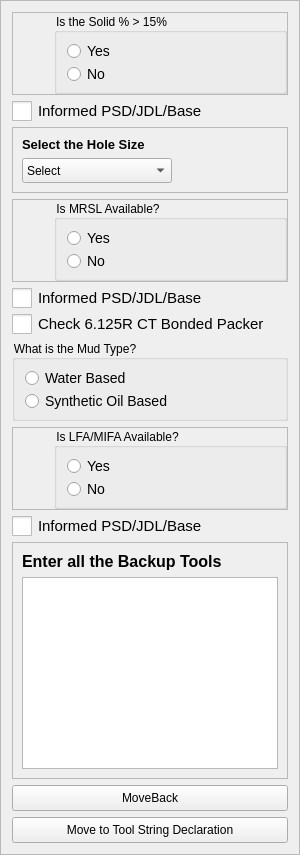
    <widget class="QFrame" name="frame_15">
     <property name="frameShape">
      <enum>QFrame::Shape::StyledPanel</enum>
     </property>
     <property name="frameShadow">
      <enum>QFrame::Shadow::Raised</enum>
     </property>
     <layout class="QVBoxLayout" name="verticalLayout_11">
      <item>
       <widget class="QFrame" name="frame_18">
        <property name="frameShape">
         <enum>QFrame::Shape::StyledPanel</enum>
        </property>
        <property name="frameShadow">
         <enum>QFrame::Shadow::Raised</enum>
        </property>
        <layout class="QHBoxLayout" name="horizontalLayout_10">
         <property name="spacing">
          <number>0</number>
         </property>
         <property name="leftMargin">
          <number>0</number>
         </property>
         <property name="topMargin">
          <number>0</number>
         </property>
         <property name="rightMargin">
          <number>0</number>
         </property>
         <property name="bottomMargin">
          <number>0</number>
         </property>
         <item>
          <widget class="QLabel" name="label_16">
           <property name="minimumSize">
            <size>
             <width>41</width>
             <height>41</height>
            </size>
           </property>
           <property name="maximumSize">
            <size>
             <width>41</width>
             <height>41</height>
            </size>
           </property>
           <property name="text">
            <string/>
           </property>
           <property name="pixmap">
            <pixmap resource="../Images.qrc">:/Icons/Icons/risk-icon.png</pixmap>
           </property>
           <property name="scaledContents">
            <bool>true</bool>
           </property>
          </widget>
         </item>
         <item>
          <widget class="QGroupBox" name="GB9">
           <property name="minimumSize">
            <size>
             <width>210</width>
             <height>0</height>
            </size>
           </property>
           <property name="styleSheet">
            <string notr="true">QGroupBox::title {
    font-size: 16px;
}
</string>
           </property>
           <property name="title">
            <string>Is the Solid % &gt; 15%</string>
           </property>
           <property name="checkable">
            <bool>false</bool>
           </property>
           <property name="checked">
            <bool>false</bool>
           </property>
           <layout class="QVBoxLayout" name="verticalLayout_22">
            <item>
             <widget class="QRadioButton" name="R19">
              <property name="styleSheet">
               <string notr="true">QRadioButton{
    font-size: 14px; /* Larger text */
}
QRadioButton::indicator {
    width: 15px; /* Larger checkbox square */
    height: 15px; /* Larger checkbox square */
}</string>
              </property>
              <property name="text">
               <string>Yes</string>
              </property>
             </widget>
            </item>
            <item>
             <widget class="QRadioButton" name="R20">
              <property name="styleSheet">
               <string notr="true">QRadioButton{
    font-size: 14px; /* Larger text */
}
QRadioButton::indicator {
    width: 15px; /* Larger checkbox square */
    height: 15px; /* Larger checkbox square */
}</string>
              </property>
              <property name="text">
               <string>No</string>
              </property>
             </widget>
            </item>
           </layout>
          </widget>
         </item>
        </layout>
       </widget>
      </item>
      <item>
       <widget class="QCheckBox" name="CB3">
        <property name="enabled">
         <bool>true</bool>
        </property>
        <property name="styleSheet">
         <string notr="true">QCheckBox {
    font-size: 15px; /* Larger text */
}
QCheckBox::indicator {
    width: 20px; /* Larger checkbox square */
    height: 20px; /* Larger checkbox square */
}</string>
        </property>
        <property name="text">
         <string>Informed PSD/JDL/Base</string>
        </property>
       </widget>
      </item>
      <item>
       <widget class="QFrame" name="frame_19">
        <property name="frameShape">
         <enum>QFrame::Shape::StyledPanel</enum>
        </property>
        <property name="frameShadow">
         <enum>QFrame::Shadow::Raised</enum>
        </property>
        <layout class="QVBoxLayout" name="verticalLayout_9">
         <item>
          <widget class="QLabel" name="label">
           <property name="text">
            <string>&lt;html&gt;&lt;head/&gt;&lt;body&gt;&lt;p&gt;&lt;span style=&quot; font-size:10pt; font-weight:700;&quot;&gt;Select the Hole Size&lt;/span&gt;&lt;/p&gt;&lt;/body&gt;&lt;/html&gt;</string>
           </property>
          </widget>
         </item>
         <item>
          <widget class="QComboBox" name="comboBox">
           <property name="minimumSize">
            <size>
             <width>150</width>
             <height>25</height>
            </size>
           </property>
           <property name="maximumSize">
            <size>
             <width>150</width>
             <height>25</height>
            </size>
           </property>
           <property name="currentText">
            <string>Select</string>
           </property>
           <item>
            <property name="text">
             <string>Select</string>
            </property>
           </item>
           <item>
            <property name="text">
             <string>17.5 Inches</string>
            </property>
           </item>
           <item>
            <property name="text">
             <string>12.25 Inches</string>
            </property>
           </item>
           <item>
            <property name="text">
             <string>8.5 Inches</string>
            </property>
           </item>
           <item>
            <property name="text">
             <string>6 Inches</string>
            </property>
           </item>
          </widget>
         </item>
        </layout>
       </widget>
      </item>
      <item>
       <widget class="QFrame" name="frame_20">
        <property name="frameShape">
         <enum>QFrame::Shape::StyledPanel</enum>
        </property>
        <property name="frameShadow">
         <enum>QFrame::Shadow::Raised</enum>
        </property>
        <layout class="QHBoxLayout" name="horizontalLayout_11">
         <property name="spacing">
          <number>0</number>
         </property>
         <property name="leftMargin">
          <number>0</number>
         </property>
         <property name="topMargin">
          <number>0</number>
         </property>
         <property name="rightMargin">
          <number>0</number>
         </property>
         <property name="bottomMargin">
          <number>0</number>
         </property>
         <item>
          <widget class="QLabel" name="label_17">
           <property name="minimumSize">
            <size>
             <width>41</width>
             <height>41</height>
            </size>
           </property>
           <property name="maximumSize">
            <size>
             <width>41</width>
             <height>41</height>
            </size>
           </property>
           <property name="text">
            <string/>
           </property>
           <property name="pixmap">
            <pixmap resource="../Images.qrc">:/Icons/Icons/risk-icon.png</pixmap>
           </property>
           <property name="scaledContents">
            <bool>true</bool>
           </property>
          </widget>
         </item>
         <item>
          <widget class="QGroupBox" name="GB10">
           <property name="minimumSize">
            <size>
             <width>210</width>
             <height>0</height>
            </size>
           </property>
           <property name="styleSheet">
            <string notr="true">QGroupBox::title {
    font-size: 16px;
}
</string>
           </property>
           <property name="title">
            <string>Is MRSL Available?</string>
           </property>
           <property name="checkable">
            <bool>false</bool>
           </property>
           <property name="checked">
            <bool>false</bool>
           </property>
           <layout class="QVBoxLayout" name="verticalLayout_23">
            <item>
             <widget class="QRadioButton" name="R21">
              <property name="styleSheet">
               <string notr="true">QRadioButton{
    font-size: 14px; /* Larger text */
}
QRadioButton::indicator {
    width: 15px; /* Larger checkbox square */
    height: 15px; /* Larger checkbox square */
}</string>
              </property>
              <property name="text">
               <string>Yes</string>
              </property>
             </widget>
            </item>
            <item>
             <widget class="QRadioButton" name="R22">
              <property name="styleSheet">
               <string notr="true">QRadioButton{
    font-size: 14px; /* Larger text */
}
QRadioButton::indicator {
    width: 15px; /* Larger checkbox square */
    height: 15px; /* Larger checkbox square */
}</string>
              </property>
              <property name="text">
               <string>No</string>
              </property>
             </widget>
            </item>
           </layout>
          </widget>
         </item>
        </layout>
       </widget>
      </item>
      <item>
       <widget class="QCheckBox" name="CB4">
        <property name="enabled">
         <bool>true</bool>
        </property>
        <property name="styleSheet">
         <string notr="true">QCheckBox {
    font-size: 15px; /* Larger text */
}
QCheckBox::indicator {
    width: 20px; /* Larger checkbox square */
    height: 20px; /* Larger checkbox square */
}</string>
        </property>
        <property name="text">
         <string>Informed PSD/JDL/Base</string>
        </property>
       </widget>
      </item>
      <item>
       <widget class="QCheckBox" name="CB5">
        <property name="enabled">
         <bool>true</bool>
        </property>
        <property name="styleSheet">
         <string notr="true">QCheckBox {
    font-size: 15px; /* Larger text */
}
QCheckBox::indicator {
    width: 20px; /* Larger checkbox square */
    height: 20px; /* Larger checkbox square */
}</string>
        </property>
        <property name="text">
         <string>Check 6.125R CT Bonded Packer</string>
        </property>
       </widget>
      </item>
      <item>
       <widget class="QGroupBox" name="GB11">
        <property name="minimumSize">
         <size>
          <width>210</width>
          <height>0</height>
         </size>
        </property>
        <property name="styleSheet">
         <string notr="true">QGroupBox::title {
    font-size: 16px;
}
</string>
        </property>
        <property name="title">
         <string>What is the Mud Type?</string>
        </property>
        <property name="checkable">
         <bool>false</bool>
        </property>
        <property name="checked">
         <bool>false</bool>
        </property>
        <layout class="QVBoxLayout" name="verticalLayout_24">
         <item>
          <widget class="QRadioButton" name="R23">
           <property name="styleSheet">
            <string notr="true">QRadioButton{
    font-size: 14px; /* Larger text */
}
QRadioButton::indicator {
    width: 15px; /* Larger checkbox square */
    height: 15px; /* Larger checkbox square */
}</string>
           </property>
           <property name="text">
            <string>Water Based</string>
           </property>
          </widget>
         </item>
         <item>
          <widget class="QRadioButton" name="R24">
           <property name="styleSheet">
            <string notr="true">QRadioButton{
    font-size: 14px; /* Larger text */
}
QRadioButton::indicator {
    width: 15px; /* Larger checkbox square */
    height: 15px; /* Larger checkbox square */
}</string>
           </property>
           <property name="text">
            <string>Synthetic Oil Based</string>
           </property>
          </widget>
         </item>
        </layout>
       </widget>
      </item>
      <item>
       <widget class="QFrame" name="frame_23">
        <property name="frameShape">
         <enum>QFrame::Shape::StyledPanel</enum>
        </property>
        <property name="frameShadow">
         <enum>QFrame::Shadow::Raised</enum>
        </property>
        <layout class="QHBoxLayout" name="horizontalLayout_14">
         <property name="spacing">
          <number>0</number>
         </property>
         <property name="leftMargin">
          <number>0</number>
         </property>
         <property name="topMargin">
          <number>0</number>
         </property>
         <property name="rightMargin">
          <number>0</number>
         </property>
         <property name="bottomMargin">
          <number>0</number>
         </property>
         <item>
          <widget class="QLabel" name="label_21">
           <property name="minimumSize">
            <size>
             <width>41</width>
             <height>41</height>
            </size>
           </property>
           <property name="maximumSize">
            <size>
             <width>41</width>
             <height>41</height>
            </size>
           </property>
           <property name="text">
            <string/>
           </property>
           <property name="pixmap">
            <pixmap resource="../Images.qrc">:/Icons/Icons/risk-icon.png</pixmap>
           </property>
           <property name="scaledContents">
            <bool>true</bool>
           </property>
          </widget>
         </item>
         <item>
          <widget class="QGroupBox" name="GB12">
           <property name="minimumSize">
            <size>
             <width>210</width>
             <height>0</height>
            </size>
           </property>
           <property name="styleSheet">
            <string notr="true">QGroupBox::title {
    font-size: 16px;
}
</string>
           </property>
           <property name="title">
            <string>Is LFA/MIFA Available?</string>
           </property>
           <property name="checkable">
            <bool>false</bool>
           </property>
           <property name="checked">
            <bool>false</bool>
           </property>
           <layout class="QVBoxLayout" name="verticalLayout_26">
            <item>
             <widget class="QRadioButton" name="R25">
              <property name="styleSheet">
               <string notr="true">QRadioButton{
    font-size: 14px; /* Larger text */
}
QRadioButton::indicator {
    width: 15px; /* Larger checkbox square */
    height: 15px; /* Larger checkbox square */
}</string>
              </property>
              <property name="text">
               <string>Yes</string>
              </property>
             </widget>
            </item>
            <item>
             <widget class="QRadioButton" name="R26">
              <property name="styleSheet">
               <string notr="true">QRadioButton{
    font-size: 14px; /* Larger text */
}
QRadioButton::indicator {
    width: 15px; /* Larger checkbox square */
    height: 15px; /* Larger checkbox square */
}</string>
              </property>
              <property name="text">
               <string>No</string>
              </property>
             </widget>
            </item>
           </layout>
          </widget>
         </item>
        </layout>
       </widget>
      </item>
      <item>
       <widget class="QCheckBox" name="CB6">
        <property name="enabled">
         <bool>true</bool>
        </property>
        <property name="styleSheet">
         <string notr="true">QCheckBox {
    font-size: 15px; /* Larger text */
}
QCheckBox::indicator {
    width: 20px; /* Larger checkbox square */
    height: 20px; /* Larger checkbox square */
}</string>
        </property>
        <property name="text">
         <string>Informed PSD/JDL/Base</string>
        </property>
       </widget>
      </item>
      <item>
       <widget class="QFrame" name="frame_25">
        <property name="frameShape">
         <enum>QFrame::Shape::StyledPanel</enum>
        </property>
        <property name="frameShadow">
         <enum>QFrame::Shadow::Raised</enum>
        </property>
        <layout class="QVBoxLayout" name="verticalLayout_31">
         <item>
          <widget class="QLabel" name="label_20">
           <property name="text">
            <string>&lt;html&gt;&lt;head/&gt;&lt;body&gt;&lt;p&gt;&lt;span style=&quot; font-size:12pt; font-weight:700;&quot;&gt;Enter all the Backup Tools&lt;/span&gt;&lt;/p&gt;&lt;/body&gt;&lt;/html&gt;</string>
           </property>
          </widget>
         </item>
         <item>
          <widget class="QTextEdit" name="textEdit"/>
         </item>
        </layout>
       </widget>
      </item>
      <item>
       <widget class="QPushButton" name="pushButton_3">
        <property name="minimumSize">
         <size>
          <width>0</width>
          <height>26</height>
         </size>
        </property>
        <property name="text">
         <string>MoveBack</string>
        </property>
       </widget>
      </item>
      <item>
       <widget class="QPushButton" name="pushButton">
        <property name="minimumSize">
         <size>
          <width>0</width>
          <height>26</height>
         </size>
        </property>
        <property name="text">
         <string>Move to Tool String Declaration</string>
        </property>
       </widget>
      </item>
     </layout>
    </widget>
